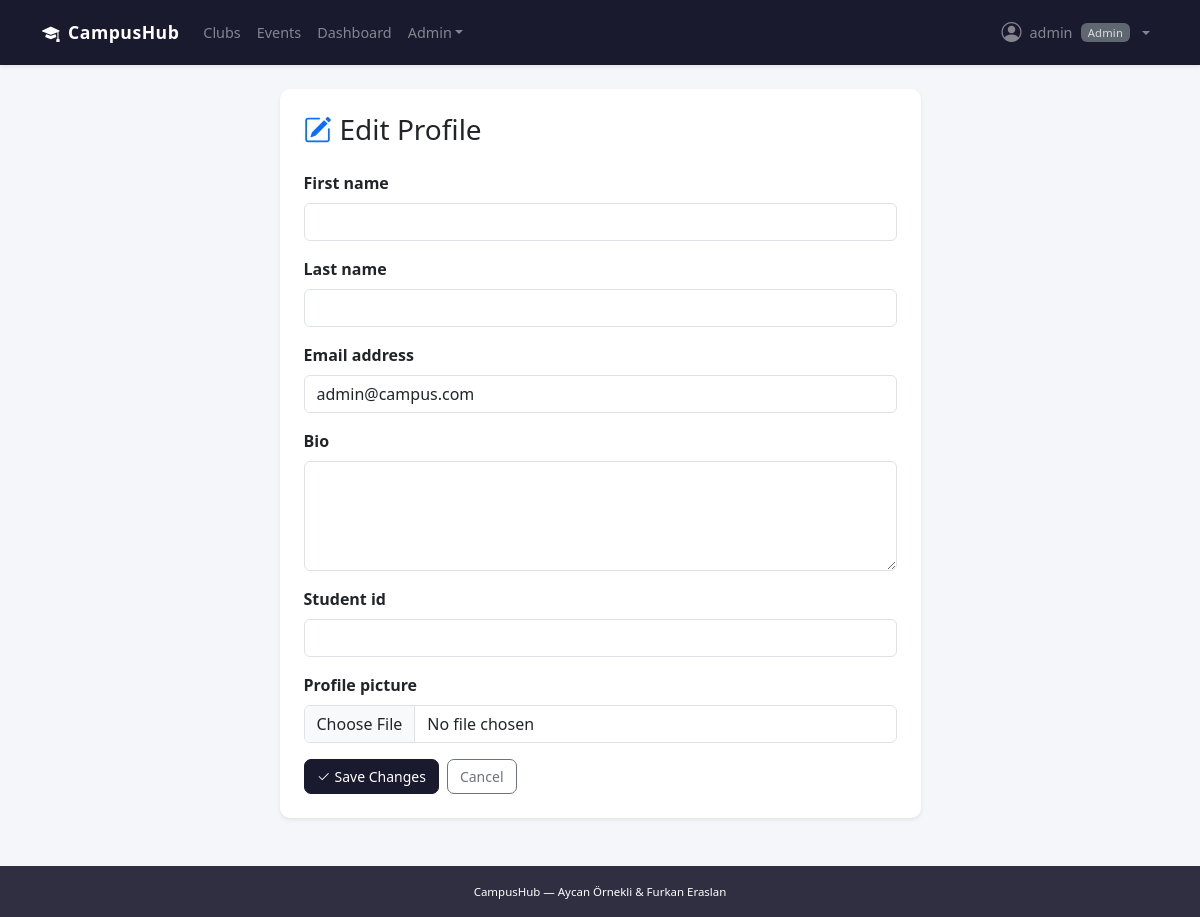
/users/profile/edit/ (signed in), run on the app's committed database.
### users/models.py (models this page shows, shortened)
class CustomUser(AbstractUser):
    ROLE_CHOICES = [
        ('student', 'Student'),
        ('club_manager', 'Club Manager'),
        ('admin', 'Admin'),
    ]
    role = models.CharField(max_length=20, choices=ROLE_CHOICES, default='student')
    bio = models.TextField(blank=True)
    profile_picture = models.ImageField(upload_to='profile_pics/', blank=True, null=True)
    student_id = models.CharField(max_length=20, blank=True)

### users/views.py (the view)
# urls.py: path('profile/edit/', views.profile_edit_view, name='profile_edit'),
@login_required
def profile_edit_view(request):
    if request.method == 'POST':
        form = ProfileEditForm(request.POST, request.FILES, instance=request.user)
        if form.is_valid():
            form.save()
            messages.success(request, 'Profile updated successfully.')
            return redirect('profile')
    else:
        form = ProfileEditForm(instance=request.user)
    return render(request, 'users/profile_edit.html', {'form': form})

### users/forms.py
class ProfileEditForm(forms.ModelForm):
    class Meta:
        model = CustomUser
        fields = ['first_name', 'last_name', 'email', 'bio', 'student_id', 'profile_picture']
        widgets = {
            'bio': forms.Textarea(attrs={'rows': 4, 'class': 'form-control'}),
            'first_name': forms.TextInput(attrs={'class': 'form-control'}),
            'last_name': forms.TextInput(attrs={'class': 'form-control'}),
            'email': forms.EmailInput(attrs={'class': 'form-control'}),
            'student_id': forms.TextInput(attrs={'class': 'form-control'}),
            'profile_picture': forms.FileInput(attrs={'class': 'form-control'}),
        }

### templates/users/profile_edit.html (shortened to what this page needs)
{% extends 'base.html' %}
{% block content %}
<div class="row justify-content-center">
  <div class="col-md-7">
    <div class="card shadow-sm border-0">
      <div class="card-body p-4">
        <h3 class="mb-4"><i class="bi bi-pencil-square me-2 text-primary"></i>Edit Profile</h3>
        <form method="post" enctype="multipart/form-data">
          {% for field in form %}
          <div class="mb-3">
            <label class="form-label fw-semibold">{{ field.label }}</label>
            {{ field }}
          </div>
          {% endfor %}
          <div class="d-flex gap-2">
            <button type="submit" class="btn btn-primary"><i class="bi bi-check2 me-1"></i>Save Changes</button>
            <a href="{% url 'profile' %}" class="btn btn-outline-secondary">Cancel</a>
          </div>
        </form>
      </div>
    </div>
  </div>
</div>
{% endblock %}

### templates/base.html (shortened to what this page needs)
<!DOCTYPE html>
<html lang="en">
<head>
  <link href="https://cdn.jsdelivr.net/npm/bootstrap@5.3.0/dist/css/bootstrap.min.css" rel="stylesheet">
  <link href="https://cdn.jsdelivr.net/npm/bootstrap-icons@1.11.0/font/bootstrap-icons.css" rel="stylesheet">
  {% load static %}
  <link rel="stylesheet" href="{% static 'css/style.css' %}">
</head>
<body>
<nav class="navbar navbar-expand-lg navbar-dark shadow-sm">
  <div class="container">
    <a class="navbar-brand fw-bold" href="{% url 'home' %}">
      <i class="bi bi-mortarboard-fill me-2"></i>CampusHub
    </a>
    <div class="collapse navbar-collapse" id="navbarNav">
      <ul class="navbar-nav me-auto">
        <li class="nav-item">
          <a class="nav-link" href="{% url 'club_list' %}">Clubs</a>
        </li>
        <li class="nav-item">
          <a class="nav-link" href="{% url 'event_list' %}">Events</a>
        </li>
        {% if user.is_authenticated %}
          {% if user.role == 'club_manager' or user.role == 'admin' %}
          <li class="nav-item">
            <a class="nav-link" href="{% url 'manager_dashboard' %}">Dashboard</a>
          </li>
          {% endif %}
          {% if user.role == 'admin' or user.is_superuser %}
          <li class="nav-item dropdown">
            <a class="nav-link dropdown-toggle" href="#" data-bs-toggle="dropdown">Admin</a>
          </li>
          {% endif %}
        {% endif %}
      </ul>
      <ul class="navbar-nav">
        {% if user.is_authenticated %}
        <li class="nav-item dropdown">
          <a class="nav-link dropdown-toggle d-flex align-items-center gap-2" href="#" data-bs-toggle="dropdown">
            {% if user.profile_picture %}
              <img src="{{ user.profile_picture.url }}" class="rounded-circle" width="26" height="26" style="object-fit:cover;">
            {% else %}
              <i class="bi bi-person-circle fs-5"></i>
            {% endif %}
            <span>{{ user.first_name|default:user.username }}</span>
            <span class="badge bg-secondary" style="font-size:0.7rem;">{{ user.get_role_display }}</span>
          </a>
        </li>
        {% endif %}
      </ul>
    </div>
  </div>
</nav>
<div class="container my-4">
  {% block content %}{% endblock %}
</div>
<footer class="text-white text-center py-3 mt-5">
  <div class="container">
    <small>CampusHub &mdash; Aycan Örnekli &amp; Furkan Eraslan</small>
  </div>
</footer>
</body>
</html>

### static/css/style.css (style rules this page uses)
body { font-family: 'Segoe UI', system-ui, -apple-system, sans-serif; color: #1a1a2e; background-color: #f5f6fa; }
.navbar { padding: 0.6rem 0; background-color: #1a1a2e !important; }
.navbar-brand { letter-spacing: 0.5px; font-size: 1.1rem; }
.nav-link { font-weight: 500; font-size: 0.9rem; opacity: 0.85; }
.card { border-radius: 10px; transition: box-shadow 0.18s ease; }
.btn { font-size: 0.875rem; font-weight: 500; border-radius: 7px; }
.btn-primary { background-color: #1a1a2e; border-color: #1a1a2e; }
.badge { font-weight: 500; letter-spacing: 0.2px; }
footer { background-color: #1a1a2e !important; font-size: 0.82rem; opacity: 0.9; }

### data on the page
CustomUser: first_name "admin", role "Admin", form "admin@campus.com"

### other printed values
{{ field.label }} "First name" "Last name" "Email address" "Bio" "Student id" "Profile picture"
